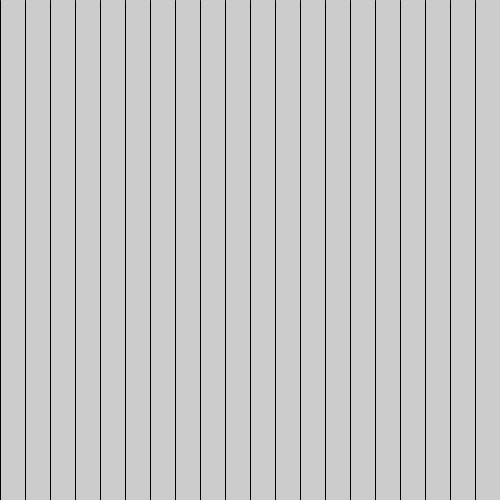
Frame 1 (no input)
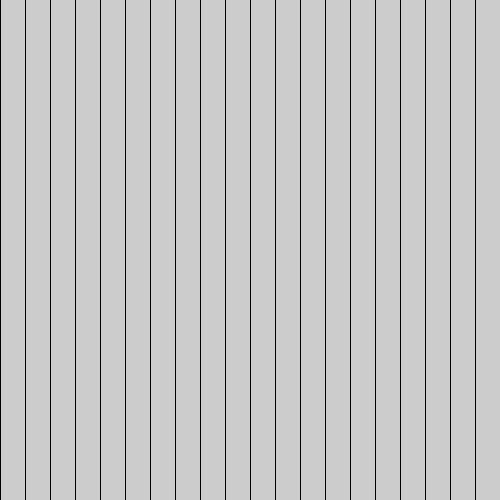
Frame 60 (the mouse pressed at the canvas centre just before this capture)
Frame 120 (the mouse held since frame 60 and released just before this capture): identical to frame 60, image omitted

The Processing sketch that drew these frames (run headless with seeded random() and noise(); from frame 60 on, the mouse is pressed at the canvas centre):

// Processing sketch: Loops
// ── Loops.pde
void setup()
{
  //background(137, 207, 240);
  size(500,500);
  
}

void draw()
{
  
  
  //Border();// call a void // function
  
    //println(i * seven);
    for(int i =0; i <= width; i+= 25)
    {
      line(i,0,i,height);
    }
    
  }
  
  


int seven = 7;
int ten = 10; // this is the number 10
void Border()
{
  noStroke();
  
  rect(0,0,width,15);// draw rect in the center.
  rect(0,height - 15,width,15);
  rect(width -15,0,15,height);
  rect(0,0,15,height);
  fill (0, 0, 139);
}
